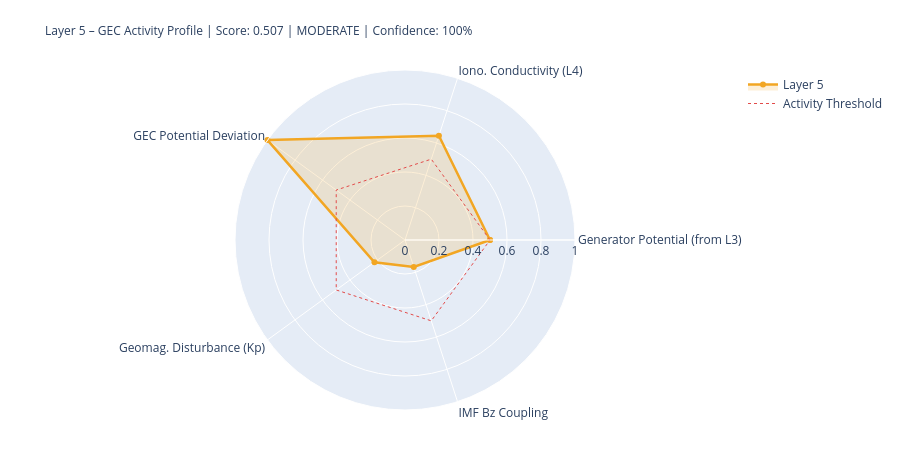

Source (notebook cell):
### Markdown cell above
---
## 5. State Assessment & Handoff to Layer 6

### Code cell
# ============================================================
# LAYER-5-SCORE
# ============================================================

# Components
# 1) Generator activity (Layer-3-driven)
gen_score = norm(generator_strength, 0.3, 2.0)
gen_src   = 'from_layer3' if l3_thunder_score is not None else 'estimated'

# 2) Ionospheric conductivity (Layer-4-driven)
iono_score = norm(iono_cond_factor, 0.7, 1.4)
iono_src   = 'from_layer4' if l4_ioniz is not None else 'estimated'

# 3) GEC potential deviation from reference
pot_score = norm(abs(delta_V_pct), 0, 30)  # 0 = at reference, 1 = 30% deviation
pot_src   = 'derived'

# 4) Geomagnetic disturbance (Kp) – modulates vertical currents
kp_score = norm(kp_val, 0, 9)
kp_src   = 'primary' if kp_now is not None else 'from_layer4'

# 5) IMF Bz coupling (southward = stronger M-I coupling → GEC influence)
bz_score = norm(-(bz_now or 0), -5, 30) if bz_now is not None else None
bz_src   = 'primary' if bz_now is not None else 'missing'

COMPONENTS = {
    'Generator Potential (from L3)':  {'score': gen_score,   'source': 'derived_from_layer3', 'dynamic': True},
    'Iono. Conductivity (L4)':      {'score': iono_score,  'source': iono_src, 'dynamic': True},
    'GEC Potential Deviation':      {'score': pot_score,   'source': pot_src,  'dynamic': True},
    'Geomag. Disturbance (Kp)':         {'score': kp_score,    'source': kp_src,   'dynamic': True},
    'IMF Bz Coupling':               {'score': bz_score,    'source': bz_src,   'dynamic': True},
}

available   = {k: v['score'] for k, v in COMPONENTS.items() if v['score'] is not None}
unavailable = [k for k, v in COMPONENTS.items() if v['score'] is None]
layer5_score = round(sum(available.values()) / len(available), 4) if available else None
confidence   = round(len(available) / len(COMPONENTS), 2)
level = ('unknown' if layer5_score is None
         else 'quiet'   if layer5_score < 0.3
         else 'moderate' if layer5_score < 0.6
         else 'active')
dominant_l5 = max(available, key=available.get) if available else 'none'

# Kp consistency: separate 1-min raw value from score value
kp_1m_raw   = kp_now          # directly from API (can be 0.0 during live measurement)
kp_for_score = kp_val          # from Layer-0 context or estimated value if needed
kp_score_src = kp_src

W = 68
print('=' * W)
print('LAYER 5 – GLOBAL ELECTRIC CIRCUIT – STATE ASSESSMENT')
print('=' * W)
for name, comp in COMPONENTS.items():
    s = comp['score']
    if s is not None:
        bar = '█' * int(s*20) + '░' * (20-int(s*20))
        print(f'  {name:<34} {bar}  {s:.3f}  [{comp["source"]}]')
    else:
        print(f'  {name:<34} {"─"*20}  n/a   [missing]')
print('-' * W)
print(f'  Score:         {layer5_score:.3f}  ({len(available)}/{len(COMPONENTS)} components)')
print(f'  Confidence:    {confidence:.0%}')
print(f'  Level:         {level.upper()}')
print(f'  Dominant:      {dominant_l5}')
print(f'  V_iono:        {V_iono_mod:.1f} kV  (Δ {delta_V_pct:+.1f}% vs. Ref)')
print(f'  I_total:       {I_total_mod:.1f} A   (Δ {delta_I_pct:+.1f}% vs. Ref)')
print('=' * W)

# Radar
cats   = list(available.keys())
vals_r = list(available.values())
if len(cats) >= 3:
    fig = go.Figure()
    fig.add_trace(go.Scatterpolar(
        r=vals_r + [vals_r[0]], theta=cats + [cats[0]],
        fill='toself', fillcolor='rgba(242,166,35,0.18)',
        line=dict(color='#F2A623', width=2.5), name='Layer 5'
    ))
    fig.add_trace(go.Scatterpolar(
        r=[0.5]*(len(cats)+1), theta=cats+[cats[0]],
        line=dict(color='#E24B4A', dash='dot', width=1),
        mode='lines', name='Activity Threshold'
    ))
    fig.update_layout(
        title=dict(
            text=f'Layer 5 – GEC Activity Profile | Score: {layer5_score:.3f} | {level.upper()} | Confidence: {confidence:.0%}',
            font=dict(size=12)
        ),
        polar=dict(radialaxis=dict(visible=True, range=[0,1])),
        height=450, showlegend=True,
        margin=dict(l=80, r=80, t=70, b=40)
    )
    fig.show()

### Figure 1 — Plotly figure (JSON) as saved in the notebook; plotly's stock layout.template omitted (floating-point values rounded to 4 significant figures)
{"data": [{"fill": "toself", "fillcolor": "rgba(242,166,35,0.18)", "line": {"color": "#F2A623", "width": 2.5}, "name": "Layer 5", "r": [0.5, 0.6454, 1.0, 0.2222, 0.1669, 0.5], "theta": ["Generator Potential (from L3)", "Iono. Conductivity (L4)", "GEC Potential Deviation", "Geomag. Disturbance (Kp)", "IMF Bz Coupling", "Generator Potential (from L3)"], "type": "scatterpolar"}, {"line": {"color": "#E24B4A", "dash": "dot", "width": 1}, "mode": "lines", "name": "Activity Threshold", "r": [0.5, 0.5, 0.5, 0.5, 0.5, 0.5], "theta": ["Generator Potential (from L3)", "Iono. Conductivity (L4)", "GEC Potential Deviation", "Geomag. Disturbance (Kp)", "IMF Bz Coupling", "Generator Potential (from L3)"], "type": "scatterpolar"}], "layout": {"height": 450, "margin": {"b": 40, "l": 80, "r": 80, "t": 70}, "polar": {"radialaxis": {"range": [0, 1], "visible": true}}, "showlegend": true, "title": {"font": {"size": 12}, "text": "Layer 5 – GEC Activity Profile | Score: 0.507 | MODERATE | Confidence: 100%"}}}
